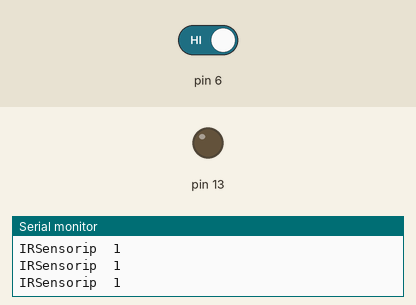
Simulated run of this sketch. Board: Arduino Uno, built with avr-gcc and run on an emulated ATmega328P. Parts: output pins drawn as LEDs (lit = HIGH), the last lines printed to the serial monitor. The inputs (shaded band) are chosen by the test bench; at power-on: pin 6 HIGH.

Above: at 1.2 s.
1.3 s: pin 6 driven LOW
At 2.1 s:
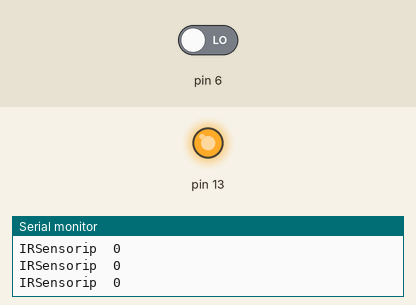
2.8 s: pin 6 driven HIGH
At 3.3 s:
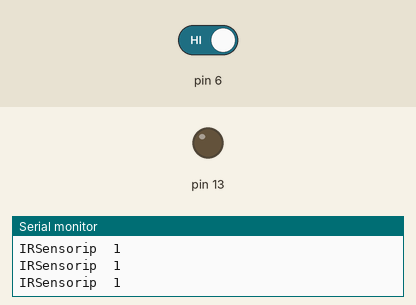
Timing chart, 0 to 5.8 s (numbered marks = the images above; inputs shaded):
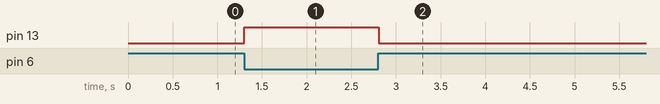

The sketch:

BeamBreaker.ino
```cpp
void setup(){
  pinMode(6,INPUT);
  Serial.begin(9600);
  pinMode(13,OUTPUT);
}

void loop(){
  Serial.print("IRSensorip  ");
  Serial.println(digitalRead(6));
  if(digitalRead(6)==0){
    digitalWrite(13,HIGH);
  }else{
    digitalWrite(13,LOW);
  }
  delay(100);
}
```

Measured:
- after the input at 1.3 s, pin 13: LOW → HIGH at once
- after the input at 2.8 s, pin 13: HIGH → LOW at once
